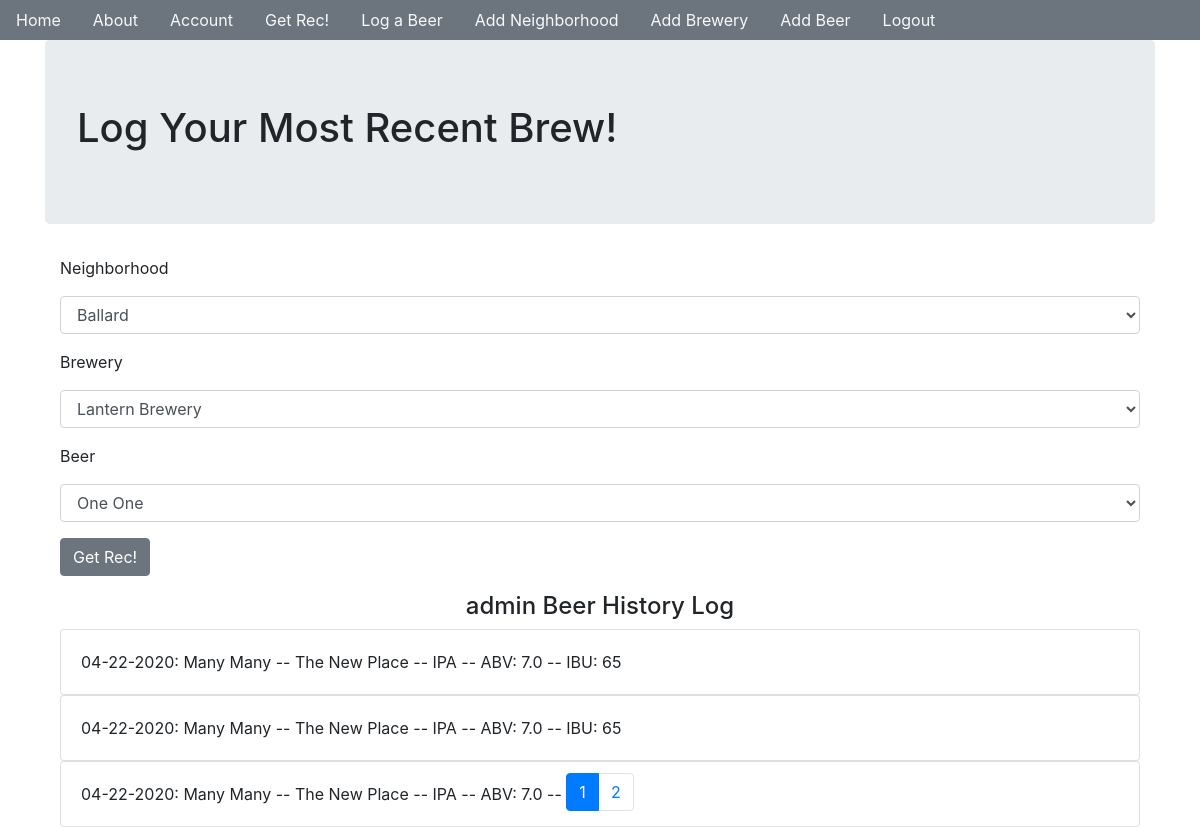
Before: /log_item (signed in) with the older database file.
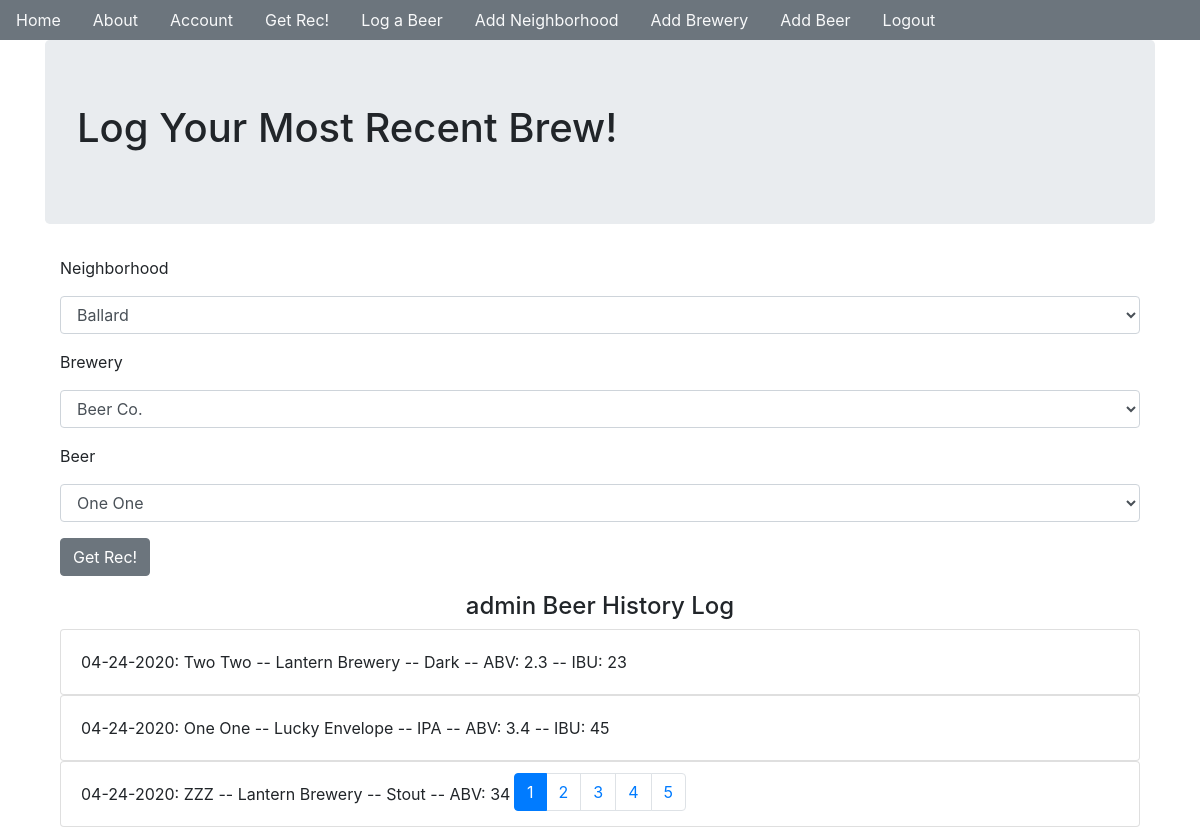
After: the same page with the newer database file.
### beer_app/models.py (models this page shows, shortened)
class Log(db.Model):
    __tablename__ = 'transactions'
    users = db.relationship(User)
    items = db.relationship(Item)
    id = db.Column(db.Integer, primary_key=True)
    user_id = db.Column(db.Integer, db.ForeignKey('users.id'), nullable=False)
    item_id = db.Column(db.Integer, db.ForeignKey('items.id'), nullable=False)
    date = db.Column(db.DateTime, nullable=False, default=datetime.utcnow)
    def __repr__(self):
        return f"{self.date.strftime('%m-%d-%Y')}: {Item.query.filter_by(id=self.item_id).first()}"

class Item(db.Model):
    __tablename__ = 'items'
    locations = db.relationship(Location)
    id = db.Column(db.Integer, primary_key=True)
    name = db.Column(db.String(64), nullable=False, index=True)
    style = db.Column(db.String(64), nullable=False, index=True)
    abv = db.Column(db.String(4), nullable=False, index=True)
    ibu = db.Column(db.String(3), index=True)
    location_id = db.Column(db.Integer, db.ForeignKey(
        'locations.id'), nullable=False)
    def __repr__(self):
        return f"{self.name} -- {self.locations.name} -- {self.style} -- ABV: {self.abv} -- IBU: {self.ibu}"

class Location(db.Model):
    __tablename__ = 'locations'
    zones = db.relationship(Zone)
    id = db.Column(db.Integer, primary_key=True)
    name = db.Column(db.String(64), index=True)
    address = db.Column(db.String(64))
    phone = db.Column(db.String(10))
    website = db.Column(db.String(64))
    zone_id = db.Column(db.Integer, db.ForeignKey('zones.id'), nullable=False)
    items = db.relationship('Item', backref='location')

### beer_app/transactions/views.py (the view)
@transactions.route('/log_item', methods=['GET', 'POST'])
@login_required
def log_item():
    form = PostLogForm()
    form.zone.choices = [(zone.id, zone.name)
                         for zone
                         in Zone.query.order_by('name')]
    form.loc.choices = [(loc.id, loc.name)
                        for loc
                        in Location.query.order_by('name')]
    form.item.choices = [(item.id, item.name)
                         for item
                         in Item.query.order_by('location_id')]
    if form.validate_on_submit():
        transaction = Log(user_id=current_user.id,
                          item_id=form.item.data)
        db.session.add(transaction)
        db.session.commit()
        return redirect(url_for('transactions.log_item'))
    page = request.args.get('page',1,type=int)
    user_post_log = Log.query.filter_by(user_id=current_user.id).order_by(Log.date.desc()).paginate(page=page,per_page=3)
    return render_template('log_item.html',form=form,user_post_log=user_post_log)

### beer_app/transactions/forms.py
class PostLogForm(FlaskForm):
    zone = SelectField('Neighborhood', coerce=int, validators=[DataRequired()])
    loc = SelectField('Brewery', coerce=int, validators=[DataRequired()])
    item = SelectField('Beer', coerce=int, validators=[DataRequired()])
    submit = SubmitField('Get Rec!')

### beer_app/models.py (called while the page is built)
@login_manager.user_loader
def load_user(user_id):
    return User.query.get(user_id)

### beer_app/templates/log_item.html (shortened to what this page needs)
{% extends "base.html" %}
{% block content %}
<div class='jumbotron'>
    <h1>Log Your Most Recent Brew!</h1>
</div>
<div class='container'>
    <form method="POST" action="" enctype="multipart/form-data">
        <div class='form-group'>
            {{form.zone.label(class='form-group')}}
            {{form.zone(class='form-control')}}
        </div>
        <div class='form-group'>
            {{form.loc.label(class='form-group')}}
            {{form.loc(class='form-control')}}
        </div>
        <div class='form-group'>
            {{form.item.label(class='form-group')}}
            {{form.item(class='form-control')}}
        </div>
        <div class='form-group'>
            {{form.submit(class='btn btn-secondary')}}
        </div>
    </form>
</div>
{% if user_post_log.items %}
<div class='container'>
    <h4 style='text-align:center'> {{current_user.username}} Beer History Log</h4>
    {% for post in user_post_log.items %}
        <div class='card'>
            <div class='card-body'>
                {{post}}
            </div>
        </div>
    {% endfor %}
</div>
<div class="fixed-bottom">
    <nav aria-label='User Post Log'>
        <ul class='pagination sticky-bottom justify-content-center'>
            {% for page_num in user_post_log.iter_pages(left_edge=1,
                                                                                        right_edge=1,
                                                                                        left_current=5,
                                                                                        right_current=5) %}
                {% if user_post_log.page == page_num %}
                    <li class='page-item active' aria-current="page">
                            <span class="page-link" href="{{url_for('transactions.log_item',page=page_num)}}">{{page_num}}
                            </span>
                    </li>
                {% else %}
                    <li class='page-item'>
                        <a class='page-link' href="{{url_for('transactions.log_item',page=page_num)}}">{{page_num}}</a>
                    </li>
                {% endif %}
            {% endfor %}
        </ul>
    </nav>
</div>
{% endif %}
{% endblock %}

Changed rows visible on the page:
no longer on this page (row unchanged): Log: date+item "04-22-2020: Many Many -- The New Place -- IPA -- ABV: 7.0 -- IBU: 65"
no longer on this page (row unchanged): Log: date+item "04-22-2020: Many Many -- The New Place -- IPA -- ABV: 7.0 -- IBU: 65"
no longer on this page (row unchanged): Log: date+item "04-22-2020: Many Many -- The New Place -- IPA -- ABV: 7.0 -- IBU: 65"
added Log: date+item "04-24-2020: Two Two -- Lantern Brewery -- Dark -- ABV: 2.3 -- IBU: 23"
added Log: date+item "04-24-2020: One One -- Lucky Envelope -- IPA -- ABV: 3.4 -- IBU: 45"
added Log: date+item "04-24-2020: ZZZ -- Lantern Brewery -- Stout -- ABV: 34 -- IBU: 45"
Other visible differences:
form field loc: "Lantern Brewery" → "Beer Co."
new list line: "3"
new list line: "4"
new list line: "5"
